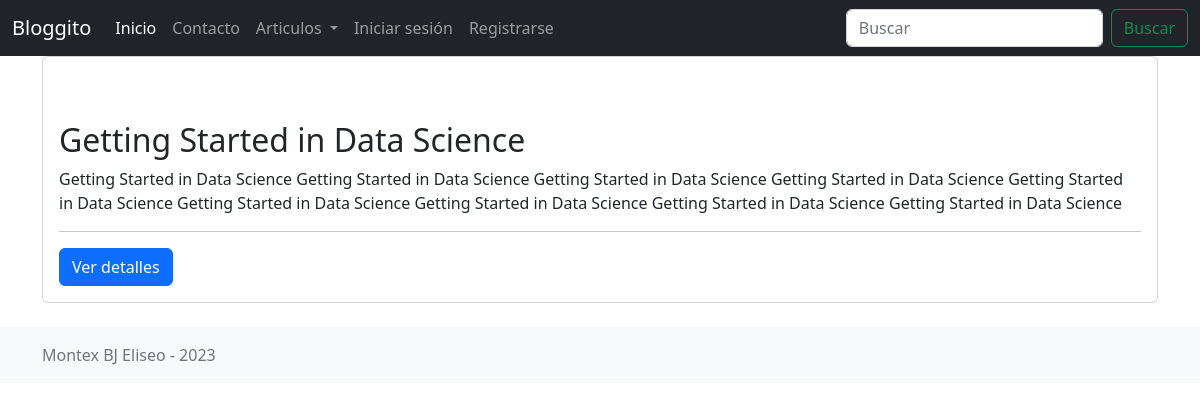
The app's page /posts/, older data.
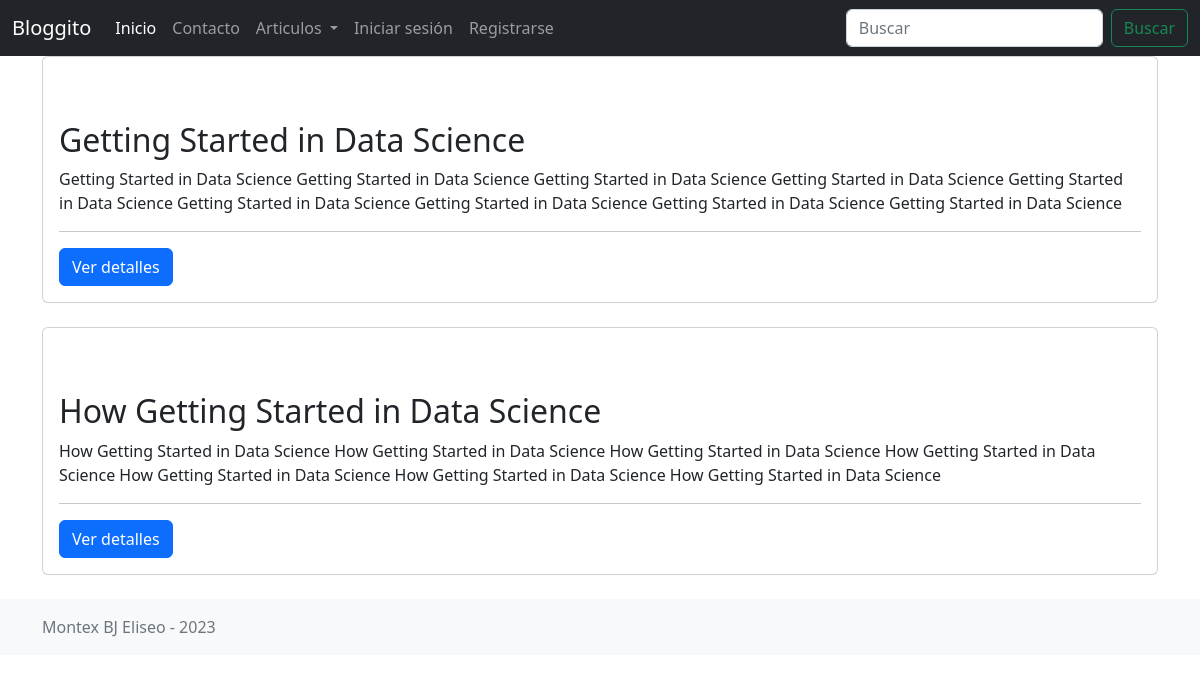
The same page, newer data.
### apps/posts/models.py (models this page shows, shortened)
class Post(models.Model):
    title = models.CharField(max_length=100)
    short_description = models.TextField()
    image = models.ImageField()
    content = models.TextField()
    created_at = models.DateTimeField(auto_now=True, editable=False)
    updated_at = models.DateTimeField(auto_now_add=True, editable=False)
    author = models.ForeignKey(get_user_model(), null=True, on_delete=models.SET_NULL)
    category = models.ForeignKey(Category, null=True, on_delete=models.SET_NULL)
    tags = models.ManyToManyField(Tag)
    def get_absolute_url(self):
        return reverse('posts:view', args=[self.pk])

### apps/posts/views.py (the view)
# urls.py: path('', PostListView.as_view(), name = 'index'),
class PostListView(ListView):
    model = Post
    template_name = "posts/post_list.html"
    context_object_name = "posts"

### templates/posts/post_list.html (shortened to what this page needs)
{% extends 'base.html' %}
{% block content %}
<section class="container">
    {% for post in posts %}
    <article class="card  mb-4">
        <div class="card-body">
            <h2 class="mt-5">{{post.title}}</h2>
            <p>{{post.short_description}}</p>
            <hr>
            <a class="btn btn-primary" href="{{post.get_absolute_url}}">Ver detalles</a>
        </div>
    </article>
        {% empty %}
        <h1>No hay articulos para mostrar</h1>
    {% endfor %}
</section>
{% endblock content %}

Row changes from the older to the newer data that the page shows:
added Post: title "How Getting Started in Data Science", short_description "How Getting Started in Data Science How Getting Started in Data Science How Getting Started in Data Science How Getting Started in Data Science How Getting Started in Data Science How Getting Started in Data Science How Getting Started in Data Science"
